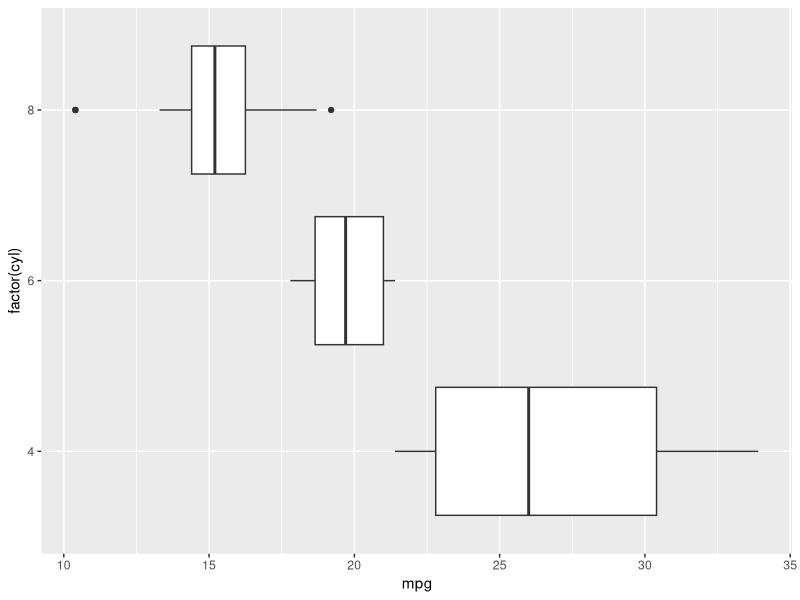

Recreate this plot in R.
library(ggplot2)

df = mtcars

print(head(df))

p1 = ggplot(data=df, aes(factor(cyl), mpg))

print(p1 + geom_boxplot() + coord_flip())